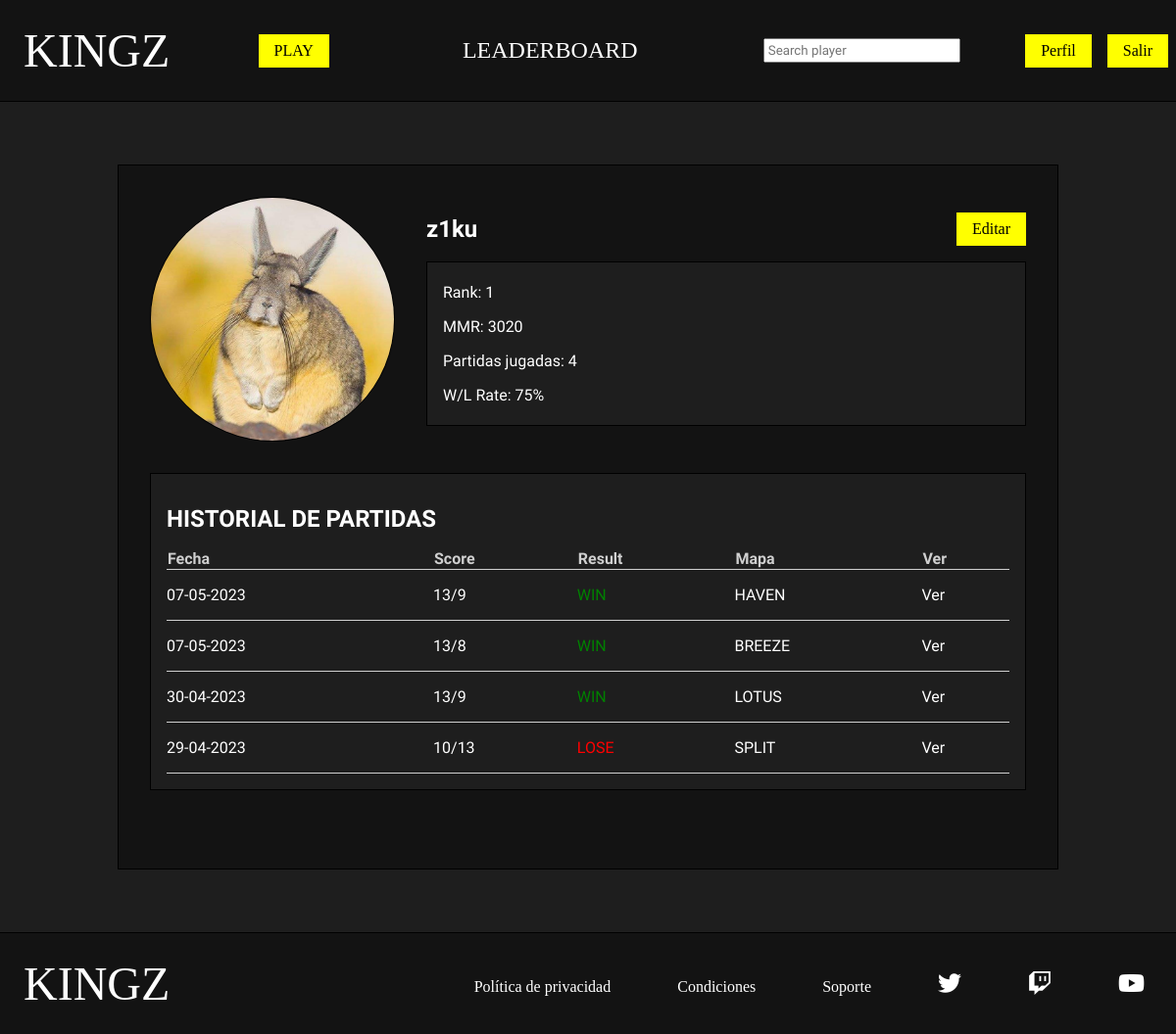
The page /php/perfil.php (signed in) on the database as committed earlier.
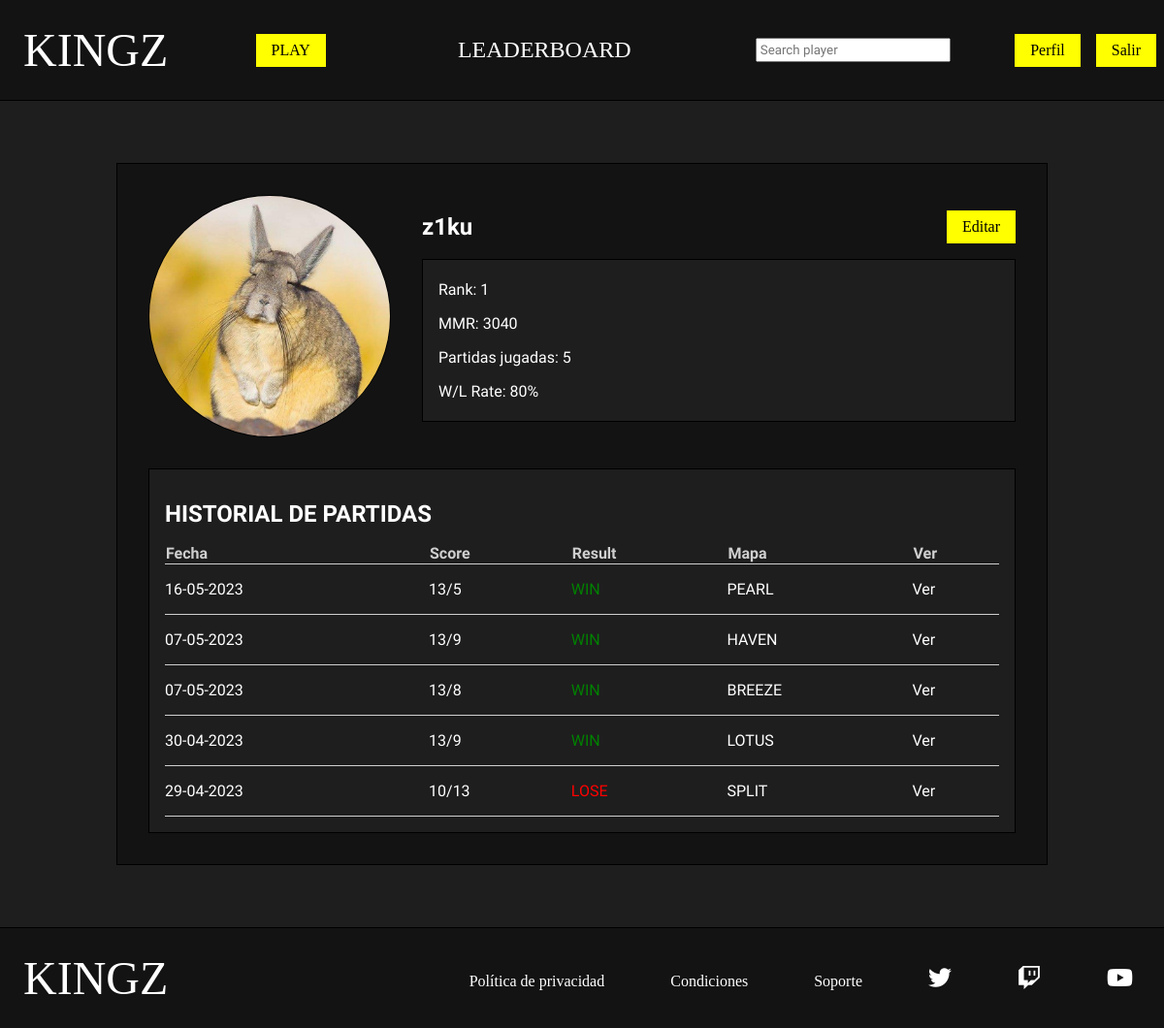
The same page on the database as committed later.
### tables this page shows
CREATE TABLE `usuario` (
  `id` bigint(20) UNSIGNED NOT NULL,
  `nick` varchar(20) NOT NULL,
  `pass` varchar(100) NOT NULL,
  `correo` varchar(50) DEFAULT NULL,
  `foto` varchar(50) DEFAULT NULL,
  `mmr` int(5) UNSIGNED DEFAULT NULL,
  `estado` tinyint(1) UNSIGNED DEFAULT NULL,
  `en_partida` tinyint(1) UNSIGNED DEFAULT NULL,
  `buscando` tinyint(1) UNSIGNED DEFAULT NULL
);

CREATE TABLE `partida` (
  `id` bigint(20) UNSIGNED NOT NULL,
  `resultado_a` int(2) UNSIGNED DEFAULT NULL,
  `resultado_b` int(2) UNSIGNED DEFAULT NULL,
  `fecha` date NOT NULL,
  `estado` tinyint(1) UNSIGNED NOT NULL,
  `id_mapa` bigint(20) UNSIGNED DEFAULT NULL
);

CREATE TABLE `mapa` (
  `id` bigint(20) UNSIGNED NOT NULL,
  `nombre` varchar(50) NOT NULL,
  `foto` varchar(50) NOT NULL,
  `estado` tinyint(1) UNSIGNED NOT NULL
);

### php/perfil.php (the view, shortened to what this page needs)
<?php
    require_once "funciones.php";
?>
<!DOCTYPE html>
<html lang="en">
<head>
    <link rel="stylesheet" href="../css/estilos.css">
    <link rel="stylesheet" href="https://cdnjs.cloudflare.com/ajax/libs/font-awesome/6.2.0/css/all.min.css" />
</head>
<body>
    <?php
        if(isset($_SESSION['nick']) && isset($_SESSION['pass'])){
            $nick=$_SESSION['nick'];
            $pass=$_SESSION['pass'];
            $esAdmin=comprobarAdmin($nick,$pass);
            if($esAdmin){
                headerAdmin();
                $tipo_usu="admin";
            }else{
                headerPlayer();
                $tipo_usu="player";
            }
        }else{
            headerGuest();
            $tipo_usu="guest";
        }
    ?>
    <main>
        <section id="perfil_jugador" class="seccion">
            <?php
                $id=id_jugador_por_nick($nick);
                $datos_jugador=jugador_por_id($id);
            ?>
            <div id="jugador">
                <?php
                    if($datos_jugador['foto']!=null){
                        echo "<img src=\"../img/jugador/$datos_jugador[foto]\">";
                    }else{
                        echo "<img src=\"../img/jugador/jugador.png\">";
                    }
                ?>
                <div id="datos_jugador">
                    <div id="cabecera_perfil_jugador">
                        <?php
                            echo "<h2>$datos_jugador[nick]</h2>";
                            if($datos_jugador['nick']==$nick){
                                echo '<form action="editar_perfil.php" method="post">
                                <input type="submit" id="editar_perfil" name="editar_perfil" value="Editar">
                                <input type="hidden" name="id_usuario" value="'.$id.'">
                                </form>';
                            }
                        ?>
                    </div>
                    <div id="estadisticas">
                        <div>
                            <?php
                                $rank=obtener_rank_jugador($id);
                                echo "<p>Rank: $rank</p>";
                                echo "<p>MMR: $datos_jugador[mmr]</p>";
                                $partidas_totales=partidas_totales($id);
                                if($partidas_totales>0){
                                    $partidas_ganadas=partidas_ganadas($id);
                                    $win_rate=($partidas_ganadas/$partidas_totales) * 100;
                                    $win_truncado = intval($win_rate);
                                    echo "<p>Partidas jugadas: $partidas_totales</p>";
                                    echo "<p>W/L Rate: $win_truncado%</p>";
                                }else{
                                    echo "<p>Partidas jugadas: 0</p>";
                                    echo "<p>W/L Rate: -</p>";
                                }
                            ?>
                        </div>
                    </div>
                </div>
            </div>
            <div id="historial_jugador">
                <?php
                    $historial=obtener_historial_partidas($id);
                ?>
                <h2>HISTORIAL DE PARTIDAS</h2>
                <table>
                    <thead>
                        <tr>
                            <th>Fecha</th>
                            <th>Score</th>
                            <th>Result</th>
                            <th>Mapa</th>
                            <th>Ver</th>
                        </tr>
                    </thead>
                    <tbody>
                        <?php
                            if($historial!=null){
                                for($i=0;$i<count($historial);$i++){
                                    $fecha=date("d-m-Y",strtotime($historial[$i]['fecha']));
                                    echo '<tr>
                                    <td>'.$fecha.'</td>
                                    <td>'.$historial[$i]['resultado_a'].'/'.$historial[$i]['resultado_b'].'</td>';
                                    if($historial[$i]['ganado']==true){
                                        echo '<td class="win">WIN</td>';
                                    }else{
                                        echo '<td class="lose">LOSE</td>';
                                    }
                                    echo '<td>'.$historial[$i]['mapa'].'</td>
                                    <td><a href="match.php?id_partida='.$historial[$i]['id'].'">Ver</a></td>
                                    </tr>';
                                }
                            }
                        ?>
                    </tbody>
                </table>
            </div>
        </section>
    </main>
</body>
</html>

Rows that differ between the two databases and show on the page:
changed usuario "z1ku": mmr "3020" → "3040"
added partida: fecha "16-05-2023", resultado_a "13", resultado_b "5", shows "WIN", id_mapa.nombre "PEARL"
Other text that changed with them:
$partidas_totales: "4" → "5"
$win_truncado: "75" → "80"
